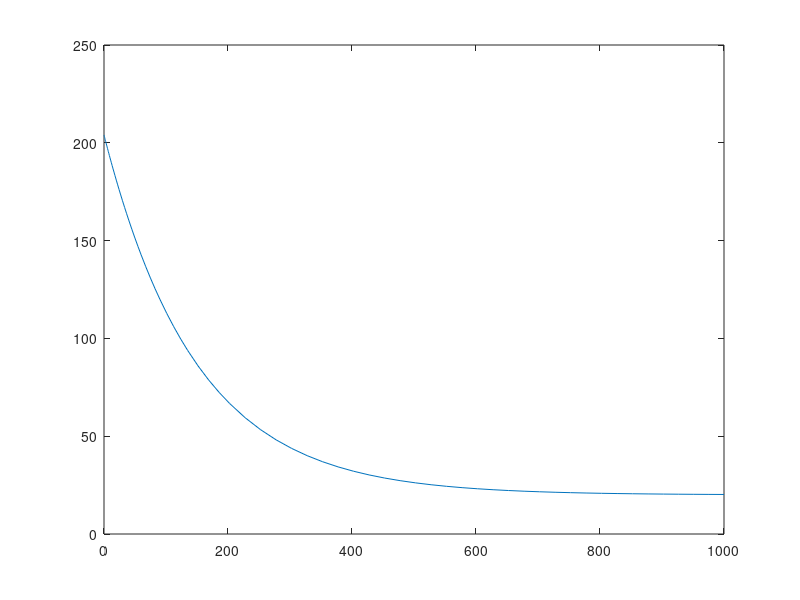

Reproduce this figure in MATLAB.
function res = pizzaAloneTimeSeries()

clf;

hCheese = [8 0.1];
hCrust = [12 .1];
cCrust = [1.7 .1];
cCheese = [3.7 1];

% kPizza = 
mCrust = .556;
mCheese = .198;
SApizzaB = 0.09931;
SApizzaS = 0.03429;
SApizzaT = .0792;

hBox = 10;
kBox = .21;
cBox = 1.17; %paper
mBox = .01;
SAboxCd = .09931;
SAboxCv = 1.2204;
SABoxOut = 1.3197;

cAir = 1.01;
mAir = 0.004935;
tEnv = 23;

y1_init = 204;4
y2_init = 27;
y3_init = 27;

[T, M] = ode45(@deriv_func, [0, 1000], [y1_init]);

    function res = deriv_func(T, Y)
        tPizza = Y(1);
        qConvPizza = hCheese(2)*SApizzaT*(tPizza-20) + hCrust(2)*SApizzaS*(tPizza-20);
        dTdtPizza = (1/(mCrust*cCrust(1) + mCheese*cCheese(1)))*-qConvPizza;
        
        res = dTdtPizza;
    end

plot(T, M);
end